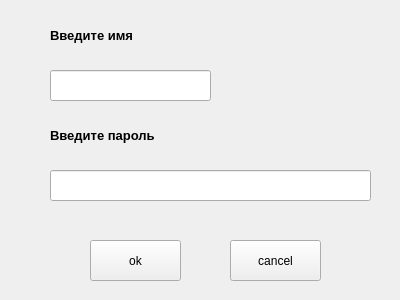
<?xml version="1.0" encoding="UTF-8"?>
<ui version="4.0">
 <class>Form</class>
 <widget class="QWidget" name="Form">
  <property name="geometry">
   <rect>
    <x>0</x>
    <y>0</y>
    <width>400</width>
    <height>300</height>
   </rect>
  </property>
  <property name="windowTitle">
   <string>Form</string>
  </property>
  <widget class="QLabel" name="label">
   <property name="geometry">
    <rect>
     <x>50</x>
     <y>20</y>
     <width>101</width>
     <height>31</height>
    </rect>
   </property>
   <property name="font">
    <font>
     <pointsize>10</pointsize>
     <weight>75</weight>
     <bold>true</bold>
    </font>
   </property>
   <property name="autoFillBackground">
    <bool>true</bool>
   </property>
   <property name="text">
    <string>Введите имя</string>
   </property>
  </widget>
  <widget class="QLabel" name="pass_error">
   <property name="geometry">
    <rect>
     <x>190</x>
     <y>120</y>
     <width>181</width>
     <height>41</height>
    </rect>
   </property>
   <property name="autoFillBackground">
    <bool>true</bool>
   </property>
   <property name="text">
    <string/>
   </property>
  </widget>
  <widget class="QLineEdit" name="password">
   <property name="geometry">
    <rect>
     <x>50</x>
     <y>170</y>
     <width>321</width>
     <height>31</height>
    </rect>
   </property>
   <property name="echoMode">
    <enum>QLineEdit::Password</enum>
   </property>
  </widget>
  <widget class="QLineEdit" name="login">
   <property name="geometry">
    <rect>
     <x>50</x>
     <y>70</y>
     <width>161</width>
     <height>31</height>
    </rect>
   </property>
  </widget>
  <widget class="QPushButton" name="butt_canc">
   <property name="geometry">
    <rect>
     <x>230</x>
     <y>240</y>
     <width>91</width>
     <height>41</height>
    </rect>
   </property>
   <property name="text">
    <string>cancel</string>
   </property>
  </widget>
  <widget class="QLabel" name="label_2">
   <property name="geometry">
    <rect>
     <x>50</x>
     <y>120</y>
     <width>121</width>
     <height>31</height>
    </rect>
   </property>
   <property name="font">
    <font>
     <pointsize>10</pointsize>
     <weight>75</weight>
     <bold>true</bold>
    </font>
   </property>
   <property name="autoFillBackground">
    <bool>true</bool>
   </property>
   <property name="text">
    <string>Введите пароль</string>
   </property>
  </widget>
  <widget class="QPushButton" name="butt_ok">
   <property name="geometry">
    <rect>
     <x>90</x>
     <y>240</y>
     <width>91</width>
     <height>41</height>
    </rect>
   </property>
   <property name="text">
    <string>ok</string>
   </property>
  </widget>
  <widget class="QLabel" name="user_error">
   <property name="geometry">
    <rect>
     <x>190</x>
     <y>16</y>
     <width>181</width>
     <height>41</height>
    </rect>
   </property>
   <property name="autoFillBackground">
    <bool>true</bool>
   </property>
   <property name="text">
    <string/>
   </property>
  </widget>
 </widget>
 <resources/>
 <connections/>
</ui>
